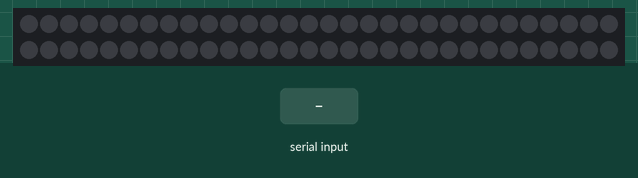
A sketch run on a simulated Arduino Uno, built with avr-gcc and run on an emulated ATmega328P. Parts: 60 RGB LEDs in strip order, left to right, continuing on the next row. The inputs (shaded band) are chosen by the test bench.

Above: at 1.2 s.
1.3 s: "alternate" received over Serial
At 1.51 s:
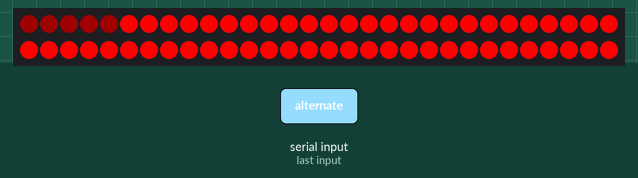
3.7 s: "g" received over Serial
At 3.94 s:
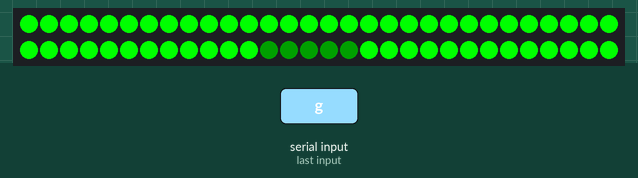
6.2 s: "b" received over Serial
At 6.38 s:
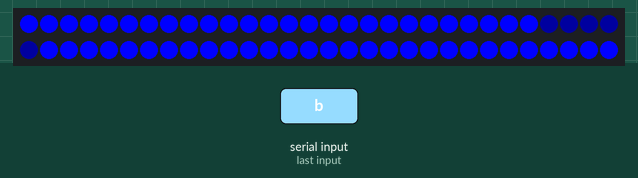
8.6 s: "w" received over Serial
At 8.81 s:
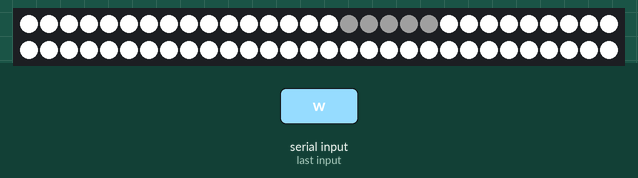
11.0 s: "o" received over Serial
At 11.9 s:
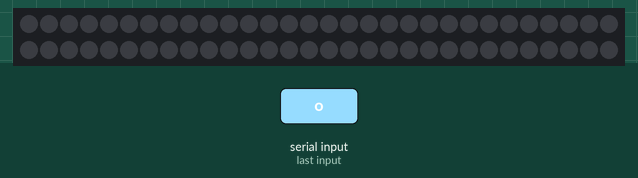
Timing chart, 0 to 13.5 s (numbered marks = the images above; inputs shaded):
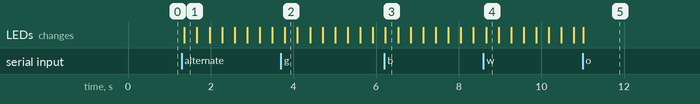

Measured:
- after the input at 1.3 s, the LEDs: change after 0.07 s (image 1)
- after the input at 3.7 s, the LEDs: change after 0.10 s (image 2)
- after the input at 6.2 s, the LEDs: change at once (image 3)
- after the input at 8.6 s, the LEDs: change after 0.06 s (image 4)
- after the input at 11.0 s, the LEDs: change at once (image 5)

The sketch:

neopixel-strip.ino
```cpp
#include <math.h>
#include <Adafruit_NeoPixel.h>
#ifdef __AVR__
  #include <avr/power.h>
#endif

#define PIN 6
#define PIXELS 60 // 120

/*
Parameter 1 = number of pixels in strip
Parameter 2 = Arduino pin number (most are valid)
Parameter 3 = pixel type flags, add together as needed:
    NEO_KHZ800  800 KHz bitstream (most NeoPixel products w/WS2812 LEDs)
    NEO_KHZ400  400 KHz (classic 'v1' (not v2) FLORA pixels, WS2811 drivers)
    NEO_GRB     Pixels are wiRED for GRB bitstream (most NeoPixel products)
    NEO_RGB     Pixels are wiRED for RGB bitstream (v1 FLORA pixels, not v2)
*/

Adafruit_NeoPixel strip = Adafruit_NeoPixel(PIXELS, PIN, NEO_GRB + NEO_KHZ800);

const uint32_t BLACK = strip.Color(0,0,0);
const uint32_t RED = strip.Color(255,0,0);
const uint32_t GREEN = strip.Color(0,255,0);
const uint32_t BLUE = strip.Color(0,0,255);
const uint32_t WHITE = strip.Color(255,255,255);

const uint16_t BLINK_INTERVAL = 650;
const uint8_t BRIGHTNESS_LOWER = 25;
const uint8_t BRIGHTNESS_STEPS = 10;
const uint16_t BRIGHTNESS_INTERVAL = 25;
const uint8_t TRACER_PADDING = 2;
const uint8_t TRACER_WIDTH = (TRACER_PADDING * 2) + 1;
uint16_t TRACER_INTERVAL = 15;

char received;
uint32_t current_color = BLACK;
uint32_t blink_color = BLACK;
String animate = "solid";
uint64_t currentMillis;
uint64_t previousMillis = 0;
uint8_t brightness = 255;
uint8_t brightness_upper = brightness;
uint8_t mult;
uint32_t dimmed_color;
uint8_t tracer_pixel = 0;

void setup() {
  Serial.begin(57600);
  // Serial.println("Waiting for NodeJS to send a signal...\n");

  strip.begin();
  strip.show(); // Initialize all pixels to 'off'
}

void loop() {
  if (Serial.available()) {
    received = Serial.read();

    switch (received) {
      case 's':
        animate = "solid";
        break;
      case 'a':
        animate = "alternate";
        break;
      case 'p':
        animate = "pulse";
        break;
      case 't':
        animate = "tracer";
        tracer_pixel = 0;
        break;
      case 'r':
        current_color = RED;
        break;
      case 'g':
        current_color = GREEN;
        break;
      case 'b':
        current_color = BLUE;
        break;
      case 'o':
        current_color = BLACK;
        break;
      case 'w':
        current_color = WHITE;
        break;
      case '1':
        brightness = 75;
        break;
      case '2':
        brightness = 150;
        break;
      case '3':
        brightness = 255;
        break;
      case ' ':
        strip.setBrightness(brightness);
        brightness_upper = brightness;
        break;
    }
  }

  doLights(animate);
}

void doLights(String anim) {
  if (anim == "solid") {
      setColor(current_color);
      strip.show();
      delay(100);
  } else if (anim == "alternate") {    // alternate between two colors to simulate blinking
      currentMillis = millis();

      if (currentMillis - previousMillis > BLINK_INTERVAL) {
        previousMillis = currentMillis;

        if (blink_color == BLACK) {
          blink_color = current_color;
        } else {
          blink_color = BLACK;
        }

        setColor(blink_color);
        strip.show();
      }
  } else if (anim == "pulse") {
      currentMillis = millis();

      if (currentMillis - previousMillis > BRIGHTNESS_INTERVAL) {
        previousMillis = currentMillis;

        if (brightness >= brightness_upper) {mult = -1;}
        else if (brightness <= BRIGHTNESS_LOWER) {mult = 1;}

        brightness = brightness + (mult * (round((brightness_upper - BRIGHTNESS_LOWER) / BRIGHTNESS_STEPS)));
        setColor(current_color);
        strip.setBrightness(brightness);
        strip.show();
      }
  } else if (anim == "tracer") {
    currentMillis = millis();

    if (currentMillis - previousMillis > TRACER_INTERVAL) {
      previousMillis = currentMillis;

      setColor(current_color);
      dimmed_color = DimColor(current_color);

      if (tracer_pixel + TRACER_WIDTH >= PIXELS) { mult = -1; }
      else if (tracer_pixel <= 0) { mult = 1; }

      for (uint8_t i=tracer_pixel; i < tracer_pixel + TRACER_WIDTH; i++) {
        strip.setPixelColor(i,dimmed_color);
      }

      strip.show();
      tracer_pixel = tracer_pixel + (1 * mult);
    }
  }
}

// HELPERS

void setColor(uint32_t color) {
  for (int i=0; i <= PIXELS; i++) {
    strip.setPixelColor(i,color);
  }
}

uint8_t Red(uint32_t color) {
  return (color >> 16) & 0xFF;
}

// Returns the Green component of a 32-bit color
uint8_t Green(uint32_t color) {
  return (color >> 8) & 0xFF;
}

// Returns the Blue component of a 32-bit color
uint8_t Blue(uint32_t color) {
  return color & 0xFF;
}

uint32_t DimColor(uint32_t color) {
  uint32_t dimColor = strip.Color(Red(color) >> 3, Green(color) >> 3, Blue(color) >> 3);
  return dimColor;
}
```
